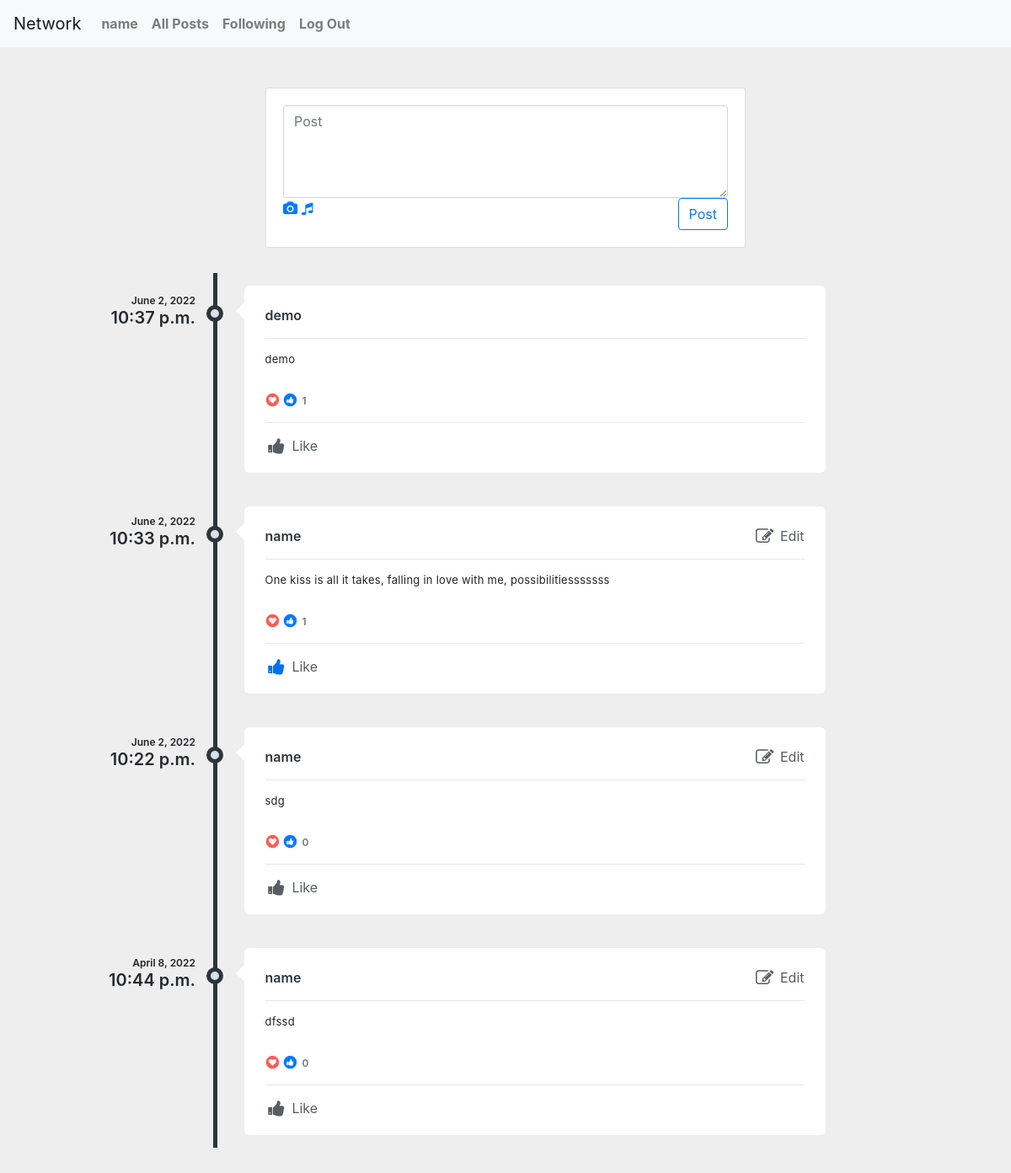
/ (signed in), run on the app's committed database.
### network/models.py (models this page shows, shortened)
class User(AbstractUser):
    pass

class Posts(models.Model):
    person = models.ForeignKey(User, on_delete=models.CASCADE)
    post = models.CharField(max_length=280)
    timestamp = models.DateTimeField(auto_now_add=True)
    likes = models.ManyToManyField(User, related_name= 'likes')
    def likes_as_flat_user_id_list(self):
        return self.likes.values_list('id', flat=True)

### network/views.py (the view)
# urls.py: path("", views.index, name="index"),
def index(request):
    get = Posts.objects.all().order_by('-id')
    paginator = Paginator(get, 10)
    page_number = request.GET.get('page')
    page_obj = paginator.get_page(page_number)
    return render(request, "network/index.html", {"page_obj": page_obj})

### network/templates/network/index.html (shortened to what this page needs)
{% extends "network/layout.html" %}
{% load static %}
{% block body %}
 <div class="col-lg-7 col-xl-6 mx-auto mt-5">
                <div class="card card-white grid-margin">
                    <div class="card-body">
                        <div class="post">
                            <form action="{% url 'posts' %}" method="post">
                            <textarea id ="text" name="text" class="form-control" placeholder="Post" rows="4"></textarea>
                            <div class="post-options">
                                <a href="#"><i class="fa fa-camera"></i></a>
                                <a href="#"><i class="fa fa-music"></i></a>
                                <button class="btn btn-outline-primary float-right">Post</button>
                            </div>
                            </form>
                        </div>
                    </div>
                </div>
   </div>
               <div class="profile-content">
               <div class="tab-content p-0">
                  <div class="tab-pane fade active show" id="profile-post">
                     <ul class="timeline">
                         {% for post in page_obj %}
                        <li>
                           <div class="timeline-time">
                              <span class="date">{{post.timestamp.date}}</span>
                              <span class="time">{{post.timestamp.time}}</span>
                           </div>
                           <div class="timeline-icon">
                              <a href="javascript:;">&nbsp;</a>
                           </div>
                           <div class="timeline-body">
                              <div class="timeline-header">
                                 <span class="username"><a href="{% url 'username' post.person %}">{{post.person}}</a> <small></small></span>
                                 {% if post.person.username == user.username %}
                                 <span class="pull-right"><a href="javascript:;" onclick="editpost('{{post.pk}}')" style="color: #575d63;" class="m-r-15 text-inverse-lighter"><i class="fa fa-edit fa-fw fa-lg m-r-3"></i> Edit</a></span>
                                 {% endif %}
                              </div>
                              <div class="timeline-content">
                                 <p data-id= "{{post.pk}}">
                                   {{post.post}}
                                 </p>
                              </div>
                              <div class="timeline-likes">
                                 <div class="stats">
                                    <span class="fa-stack fa-fw stats-icon">
                                    <i class="fa fa-circle fa-stack-2x text-danger"></i>
                                    <i class="fa fa-heart fa-stack-1x fa-inverse t-plus-1"></i>
                                    </span>
                                    <span class="fa-stack fa-fw stats-icon">
                                    <i class="fa fa-circle fa-stack-2x text-primary"></i>
                                    <i class="fa fa-thumbs-up fa-stack-1x fa-inverse"></i>
                                    </span>
                                    <span data-id= "{{post.pk}}6" class="stats-total">{{post.likes.count }} </span>
                                 </div>
                              </div>
                              <div class="timeline-footer">
                                 {% if request.user.id in post.likes_as_flat_user_id_list %}
                                 <a href="javascript:;" onclick="updatelike('{{post.pk}}')" data-id="{{post.pk}}7" class="alreadyliked m-r-15 text-inverse-lighter"><i class="fa fa-thumbs-up fa-fw fa-lg m-r-3"></i> Like</a>
                                 {% else %}
                                 <a href="javascript:;" onclick="updatelike('{{post.pk}}')" data-id="{{post.pk}}7" class="m-r-15 text-inverse-lighter"><i class="fa fa-thumbs-up fa-fw fa-lg m-r-3"></i> Like</a>
                                 {% endif %}
                              </div>
                           </div>
                           </li>
                           {% endfor%}
                        </ul>
{% endblock %}

### network/templates/network/layout.html (shortened to what this page needs)
{% load static %}
<!DOCTYPE html>
<html lang="en">
    <head>
<link rel="stylesheet" href="https://cdn.jsdelivr.net/npm/bootstrap@4.0.0/dist/css/bootstrap.min.css">
        <link href="{% static 'network/styles.css' %}" rel="stylesheet">
        <link rel="stylesheet" href="https://cdnjs.cloudflare.com/ajax/libs/font-awesome/4.7.0/css/font-awesome.min.css">
    </head>
    <body>
        <nav class="navbar navbar-expand-lg navbar-light bg-light">
            <a class="navbar-brand" href="#">Network</a>
          <div class="collapse navbar-collapse" id="navbarNavAltMarkup">
            <div>
              <ul class="navbar-nav mr-auto">
                {% if user.is_authenticated %}
                    <li class="nav-item">
                        <a class="nav-link" href="{% url 'username' user.username %}"><strong>{{ user.username }}</strong></a>
                    </li>
                {% endif %}
                <li class="nav-item">
                  <a class="nav-link" href="{% url 'index' %}"><strong>All Posts</strong></a>
                </li>
                {% if user.is_authenticated %}
                    <li class="nav-item">
                        <a class="nav-link" href="{% url 'following' user.id %}"><strong>Following</strong></a>
                    </li>
                    <li class="nav-item">
                        <a class="nav-link" href="{% url 'logout' %}"><strong>Log Out</strong></a>
                    </li>
                {% endif %}
              </ul>
            </div>
            </div>
          </nav>
        <div class="body">
            {% block body %}
            {% endblock %}
        </div>
    </body>
</html>

### network/static/network/styles.css (style rules this page uses)
body { background:#eee; }
.b-minus-1, .b-minus-10, .b-minus-2, .b-minus-3, .b-minus-4, .b-minus-5, .b-minus-6, .b-minus-7, .b-minus-8, .b-minus-9, .b-plus-1, .b-plus-10, .b-plus-2, .b-plus-3, .b-plus-4, .b-plus-5, .b-plus-6, .b-plus-7, .b-plus-8, .b-plus-9, .l-minus-1, .l-minus-2, .l-minus-3, .l-minus-4, .l-minus-5, .l-minus-6, .l-minus-7, .l-minus-8, .l-minus-9, .l-plus-1, .l-plus-10, .l-plus-2, .l-plus-3, .l-plus-4, .l-plus-5, .l-plus-6, .l-plus-7, .l-plus-8, .l-plus-9, .r-minus-1, .r-minus-10, .r-minus-2, .r-minus-3, .r-minus-4, .r-minus-5, .r-minus-6, .r-minus-7, .r-minus-8, .r-minus-9, .r-plus-1, .r-plus-10, .r-plus-2, .r-plus-3, .r-plus-4, .r-plus-5, .r-plus-6, .r-plus-7, .r-plus-8, .r-plus-9, .t-minus-1, .t-minus-10, .t-minus-2, .t-minus-3, .t-minus-4, .t-minus-5, .t-minus-6, .t-minus-7, .t-minus-8, .t-minus-9, .t-plus-1, .t-plus-10, .t-plus-2, .t-plus-3, .t-plus-4, .t-plus-5, .t-plus-6, .t-plus-7, .t-plus-8, .t-plus-9 { position: relative!important }
.profile-content { padding: 25px; border-radius: 4px }
.profile-content:after, .profile-content:before { content: ''; display: table; clear: both }
.profile-content .tab-content, .profile-content .tab-pane { background: 0 0 }
.timeline { list-style-type: none; margin: 0; padding: 0; position: relative }
.timeline:before { content: ''; position: absolute; top: 5px; bottom: 5px; width: 5px; background: #2d353c; left: 20%; margin-left: -2.5px }
.timeline>li { position: relative; min-height: 50px; padding: 20px 0 }
.timeline .timeline-time { position: absolute; left: 0; width: 18%; text-align: right; top: 30px }
.timeline .timeline-time .date, .timeline .timeline-time .time { display: block; font-weight: 600 }
.timeline .timeline-time .date { line-height: 16px; font-size: 12px }
.timeline .timeline-time .time { line-height: 24px; font-size: 20px; color: #242a30 }
.timeline .timeline-icon { left: 15%; position: absolute; width: 10%; text-align: center; top: 40px }
.timeline .timeline-icon a { text-decoration: none; width: 20px; height: 20px; display: inline-block; border-radius: 20px; background: #d9e0e7; line-height: 10px; color: #fff; font-size: 14px; border: 5px solid #2d353c; transition: border-color .2s linear }
.timeline .timeline-body { margin-left: 23%; margin-right: 17%; background: #fff; position: relative; padding: 20px 25px; border-radius: 6px }
.timeline .timeline-body:before { content: ''; display: block; position: absolute; border: 10px solid transparent; border-right-color: #fff; left: -20px; top: 20px }
.timeline .timeline-body>div+div { margin-top: 15px }
.timeline .timeline-body>div+div:last-child { margin-bottom: -20px; padding-bottom: 20px; border-radius: 0 0 6px 6px }
.timeline-header { padding-bottom: 10px; border-bottom: 1px solid #e2e7eb; line-height: 30px }
.timeline-header .username { font-size: 16px; font-weight: 600 }
.timeline-header .username, .timeline-header .username a { color: #2d353c }
.timeline-content { letter-spacing: .25px; line-height: 18px; font-size: 13px }
.timeline-content:after, .timeline-content:before { content: ''; display: table; clear: both }
.timeline-footer { background: #fff; border-top: 1px solid #e2e7ec; padding-top: 15px }
.timeline-footer a:not(.btn) { color: #575d63 }
.timeline-likes { color: #6d767f; font-weight: 600; font-size: 12px }
.timeline-likes .stats-total { display: inline-block; line-height: 20px }
.timeline-likes .stats-icon { float: left; margin-right: 5px; font-size: 9px }
.timeline-likes .stats-icon+.stats-icon { margin-left: -2px }
.text-danger, .text-red { color: #ff5b57!important; }

### network/templates/network/index.html (style rules this page uses)
a.alreadyliked i { color: #0571ed; }

### data on the page
User: username "name"
Posts: timestamp "June 2, 2022", timestamp.time "10:37 p.m.", person "demo", post "demo", likes.count "1"
Posts: timestamp "June 2, 2022", timestamp.time "10:33 p.m.", person "name", post "One kiss is all it takes, falling in love with me, possibilitiesssssss", likes.count "1"
Posts: timestamp "June 2, 2022", timestamp.time "10:22 p.m.", person "name", post "sdg", likes.count "0"
Posts: timestamp "April 8, 2022", timestamp.time "10:44 p.m.", person "name", post "dfssd", likes.count "0"
